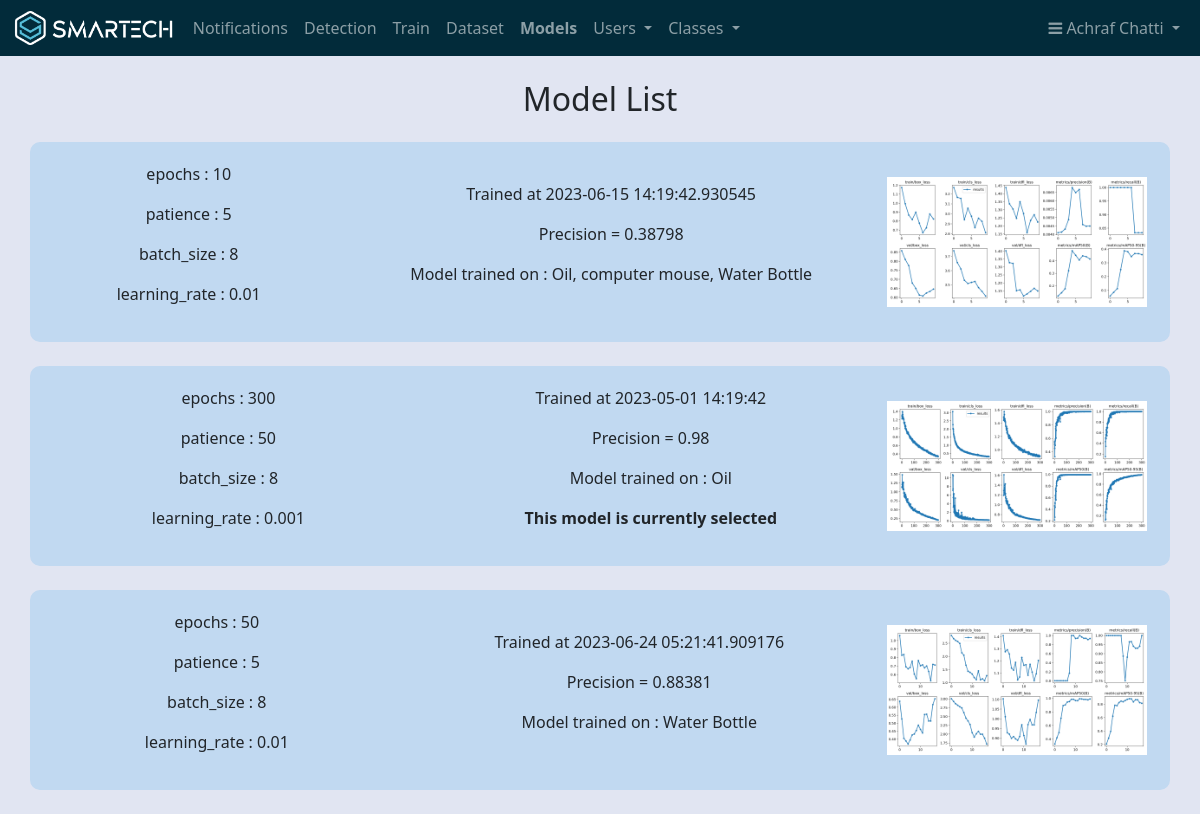
The app's page /models (signed in) with its own data.
### app.py (models this page shows, shortened)
class Users(db.Model, UserMixin):
    id = db.Column(db.Integer, unique=True, nullable=False, primary_key=True)
    name = db.Column(db.String(80), nullable=False)
    username = db.Column(db.String(80), unique=True, nullable=False)
    password_hashed = db.Column(db.String(128), nullable=False)
    role = db.Column(db.String(10), nullable=False)
    @property
    def password(self):
        raise AttributeError('Password is not a readable attribute !')

class TrainingData(db.Model):
    __tablename__ = 'TrainingData'
    id = db.Column(db.Integer, primary_key=True)
    epochs = db.Column(db.Integer, nullable=False)
    patience = db.Column(db.Integer, nullable=False)
    batch_size = db.Column(db.Integer, nullable=False)
    learning_rate = db.Column(db.Float, nullable=False)
    created_at = db.Column(db.DateTime, default=datetime.now)
    folder_name = db.Column(db.String(100), nullable=False)
    precision = db.Column(db.Float, nullable=False)
    classes_detected= db.Column(db.String(100), nullable=False)
    selected = db.Column(db.String(10), nullable=False)

### app.py (the view)
@app.route('/models', methods=['GET'])
@login_required
def models():
    model_list = TrainingData.query.all()
    Admin = current_user.role
    if Admin == "Admin":
        return render_template('models.html', models=model_list)
    else:
        flash("sorry you must be an Admin to access this page")
        return redirect(url_for('dashboard'))

### app.py (called while the page is built)
@login_manager.user_loader
def load_user(user_id):
	return Users.query.get(int(user_id))

### templates/models.html (shortened to what this page needs)
<!DOCTYPE html>
<html>
  <head>
    <link rel="stylesheet" type="text/css" href="{{ url_for('static', filename='css/style2.css') }}">
  </head>
  <body>
    {% extends 'base.html' %}
    {% block content %}
    <div class="containermain">
      <h2 class="centered-heading">Model List</h2>
      {% for model in models %}
      <div class="container">
        <div class="text">
          <p>epochs : {{ model.epochs }}</p>
          <p>patience : {{ model.patience }}</p>
          <p>batch_size : {{ model.batch_size }}</p>
          <p>learning_rate : {{ model.learning_rate }}</p>
        </div>
        <div class="text">
          <p>Trained at {{ model.created_at }}</p>
          <p>Precision = {{ model.precision }}</p>
          <p>Model trained on : {{ model.classes_detected }}</p>
          {% if model.selected == "True" %}
          <p><strong>This model is currently selected</strong></p>
          {% endif %}
        </div>
        <img src="{{ model.folder_name }}/results.png" class="image" onclick="expandImage(this)">
      </div>
      {% endfor %}
    </div>
    {% endblock %}

### templates/navbar.html (shortened to what this page needs)
<head>
  <link rel="stylesheet" href="https://cdnjs.cloudflare.com/ajax/libs/font-awesome/4.7.0/css/font-awesome.min.css">
</head>
<nav class="navbar navbar-expand-lg navbar-dark  " style="background-color:#022B3A">
    <div class="container-fluid">
      <img src="/static/images/White_Blue.png" alt="Smartech Logo" style="height: 40px; margin-right: 10px;">
      <div class="collapse navbar-collapse" id="navbarSupportedContent">
        <ul class="navbar-nav me-auto mb-2 mb-lg-0">
          {% if current_user.role == "Admin" or current_user.role == "User" %}
          <li class="nav-item {% if request.path == url_for('notifications') %}active{% endif %}"><a class="nav-link" href="{{ url_for('notifications') }}">Notifications</a></li>
          <li class="nav-item {% if request.path == url_for('dashboard') %}active{% endif %}"><a class="nav-link" href="{{ url_for('dashboard') }}">Detection</a></li>
          {% endif %}
          {% if current_user.role == "Admin" %}
          <li class="nav-item {% if request.path == url_for('train') %}active{% endif %}"><a class="nav-link" href="{{ url_for('train') }}">Train</a></li>
          <li class="nav-item {% if request.path == url_for('dataset') %}active{% endif %}"><a class="nav-link" href="{{ url_for('dataset') }}">Dataset</a></li>
          <li class="nav-item {% if request.path == url_for('models') %}active{% endif %}"><a class="nav-link" href="{{ url_for('models') }}">Models</a></li>
          <li class="nav-item dropdown  {% if request.path == url_for('users') or request.path == url_for('addUserH') %}active{% endif %}">
            <a class="nav-link dropdown-toggle" href="#" id="navbarDarkDropdownMenuLink" role="button" data-bs-toggle="dropdown" aria-expanded="false">
              Users
            </a>
          </li>
          <li class="nav-item dropdown  {% if request.path == url_for('classes') or request.path == url_for('addClass') %}active{% endif %}">
            <a class="nav-link dropdown-toggle" href="#" id="navbarDarkDropdownMenuLink" role="button" data-bs-toggle="dropdown" aria-expanded="false">
              Classes
            </a>
          </li>
          {% endif %}
        </ul>
        {% if current_user.role == "Admin" or current_user.role == "User" %}
          <ul class="navbar-nav">
            <li class="nav-item dropdown">
              <a class="nav-link dropdown-toggle" href="#" id="navbarDarkDropdownMenuLink" role="button" data-bs-toggle="dropdown" aria-expanded="false">
                <i class="fa fa-bars" ></i> {{ current_user.name }}
              </a>
            </li>
          </ul>
          {% endif %}
        </div>
      </div>
  </nav>

### static/css/style2.css (style rules this page uses)
.container { width: 80%; margin: auto; text-align: center; background-color: #c1d9f1; padding: 20px; border-radius: 10px; }

### templates/models.html (style rules this page uses)
.containermain { text-align: center; align-items: center; margin-bottom: 2%; }
.centered-heading { margin-top: 2%; margin-bottom: 2%; display: inline-block; }
.container { display: flex; align-items: center; text-align: center; margin-bottom: 2%; }
.text { flex-grow: 1; }
.image { margin-right: 1%; max-height: 130px; cursor: pointer; transition: max-height 0.3s; }

### templates/navbar.html (style rules this page uses)
.navbar-nav .active a { color: #ffffff; font-weight: bold; }

### records on screen
Users: name "Achraf Chatti"
TrainingData: epochs "10", patience "5", batch_size "8", learning_rate "0.01", created_at "2023-06-15 14:19:42.930545", precision "0.38798", classes_detected "Oil, computer mouse, Water Bottle", folder_name (picture)
TrainingData: epochs "300", patience "50", batch_size "8", learning_rate "0.001", created_at "2023-05-01 14:19:42", precision "0.98", classes_detected "Oil", selected "This model is currently selected", folder_name (picture)
TrainingData: epochs "50", patience "5", batch_size "8", learning_rate "0.01", created_at "2023-06-24 05:21:41.909176", precision "0.88381", classes_detected "Water Bottle", folder_name (picture)
